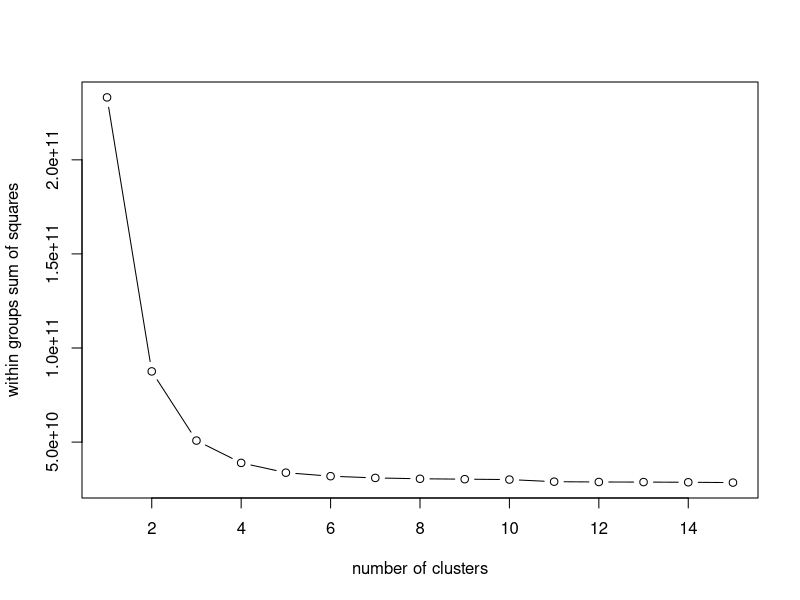
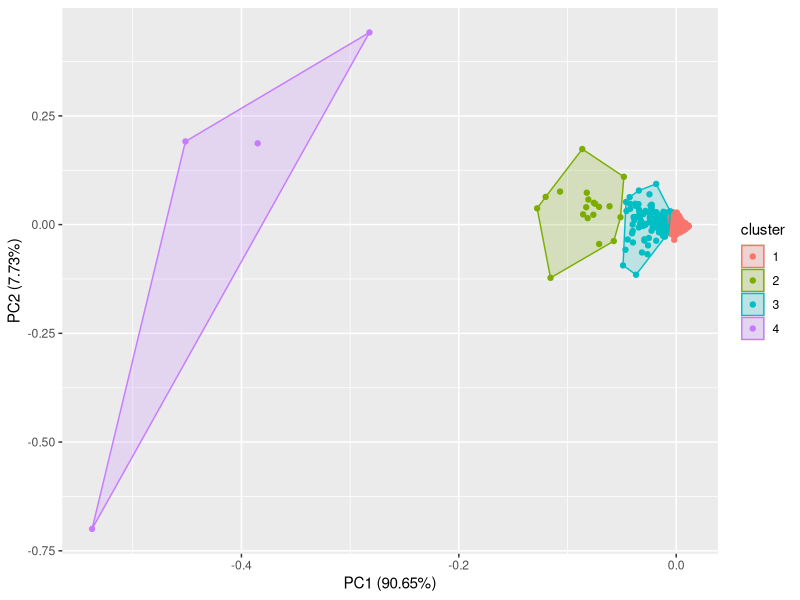
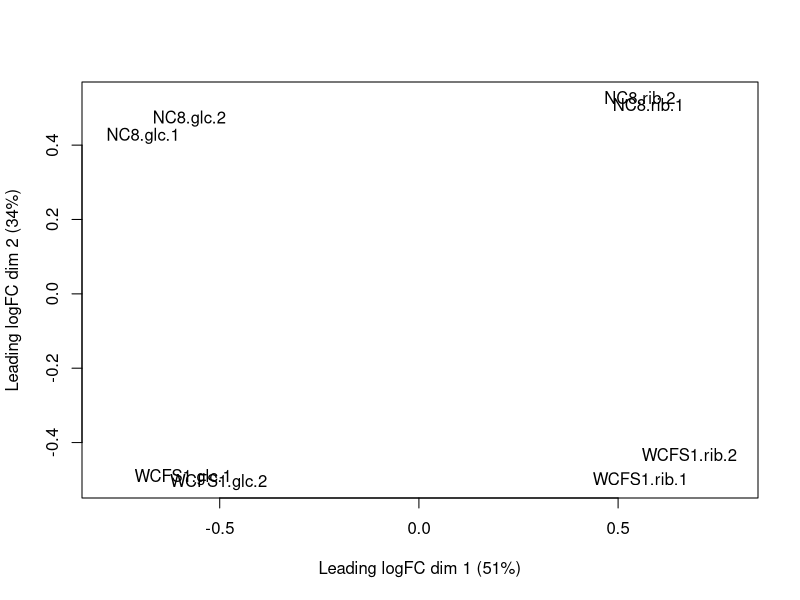
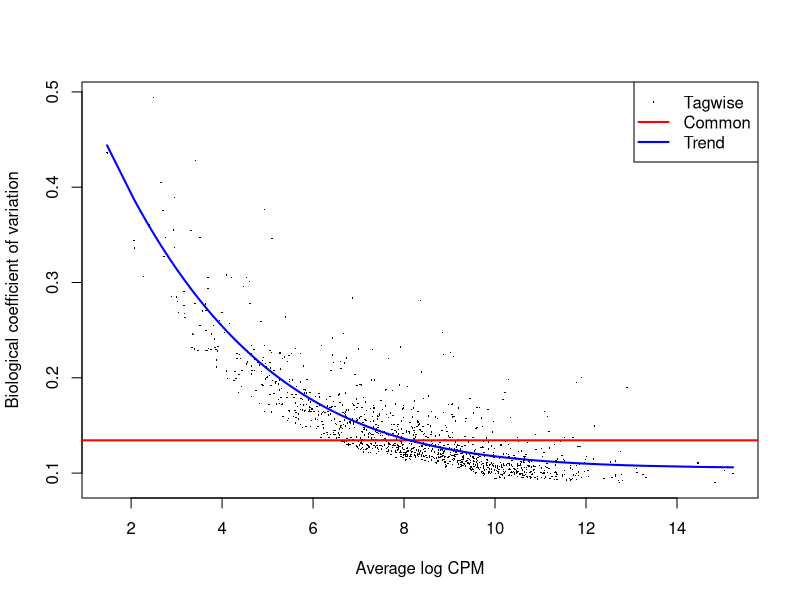

The R script that drew these images, in order:
## ---- chunk 1
knitr::opts_chunk$set(echo = TRUE)
## ---- chunk 2
library(edgeR)
require(limma)
library(stats)
library(dplyr)
library(ggplot2)
library(ggfortify)
## ---- chunk 3
setwd(dirname(rstudioapi::getSourceEditorContext()$path))
## ---- chunk 4

inhoud = read.table("./RNAseq-bestanden/RNA-Seq-counts.txt", header=TRUE)
row.names(inhoud) = inhoud[,"ID"]
annotatie = read.table("./RNAseq-bestanden/WCFS1_anno.txt", header=TRUE, sep="\t"
                  , quote="")
names(annotatie)[names(annotatie) == "name"] = "ID"
data = merge(inhoud, annotatie, by="ID")
## ---- chunk 5
#exp <- c("WCFS1.glc","WCFS1.glc","WCFS1.rib","WCFS1.rib")

group <- factor(c("WCFS1.glc",	"WCFS1.glc",	"WCFS1.rib"
                 , "WCFS1.rib", "NC8.glc", "NC8.glc"	
                 , "NC8.rib", "NC8.rib"))
x <- DGEList(counts=data[,2:9], group=group)
## ---- chunk 6
x <- calcNormFactors(x, method="TMM" )
keep <- filterByExpr(x)
x <- x[keep, , keep.lib.sizes=FALSE]
x$samples$lib.size = colSums(x$counts)
## ---- chunk 7
#print("Count statistics")
#print(summary(x$counts))
#print(x$samples)
## ---- chunk 8
design <- model.matrix(~0+group, data=x$samples)
colnames(design) <- levels(x$samples$group)
## ---- chunk 9
x <- estimateGLMCommonDisp(x,design)
x <- estimateGLMTrendedDisp(x,design, method="power")
x <- estimateGLMTagwiseDisp(x,design)
## ---- chunk 10
pdf(paste0("test.pdf"))
plotMDS(x)
plotBCV(x)
dev.off()
## ---- chunk 11
fit <- glmFit(x,design)
## ---- chunk 12
# Hier maak je een dataframe met de informatie die je wilt vergelijken 
# hallo github
#df=data.frame(group=rep(c("A","B"),5), value1=1:10,value2=21:30,value3=41:50,stringsAsFactors = F)
#df
# Dit is de code om een Fold Change te berekening uit de limma package 
#res=aggregate(.~group,df,mean) 
#res["fc",]=c("A.vs.B",as.numeric(res[1,-1])/as.numeric(res[2,-1])) 
#res
## ---- chunk 13
mc <- makeContrasts(exp.r=WCFS1.glc-WCFS1.rib, levels=design)

fit <- glmLRT(fit, contrast=mc)
## ---- chunk 14
res<-topTags(fit)
print(res)
## ---- chunk 15
cor.test(x$counts[,1], x$counts[,2])
cor.test(x$counts[,3], x$counts[,4])
## ---- chunk 16
PV <- fit[["table"]][["PValue"]]
head(PV, 100)
## ---- chunk 17
wssplot <- function(data, nc=15, seed=1234)
{
  wss <- (nrow(data)-1)*sum(apply(data, 2,var))
  for (i in 2:nc){
    set.seed(seed)
    wss[i] <- sum(kmeans(data, centers=i)$withinss)}
  plot(1:nc, wss, type='b', xlab = "number of clusters", 
       ylab = "within groups sum of squares")
}

mydata = select(data, c(2,3,4,5,6,7,8,9))
wssplot(mydata)
## ---- chunk 18
KM = kmeans(mydata, 4)
autoplot(KM, mydata, frame=TRUE)
